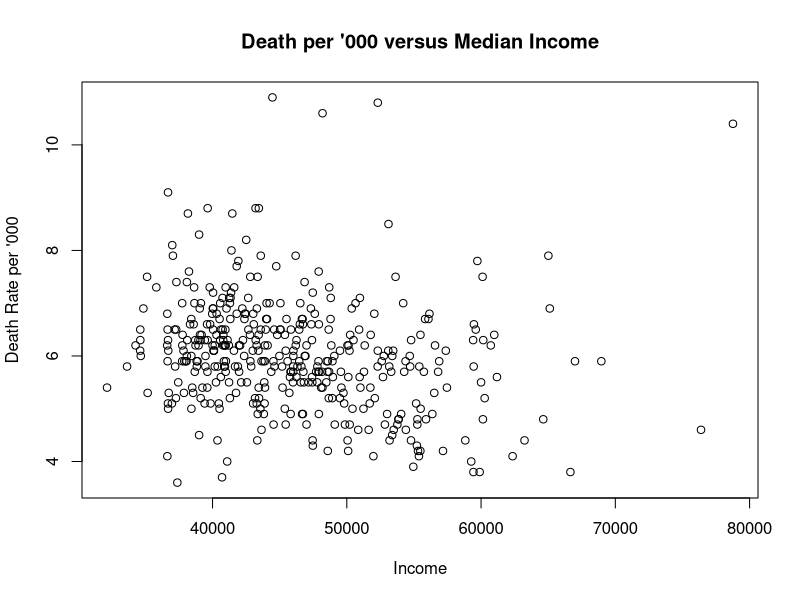
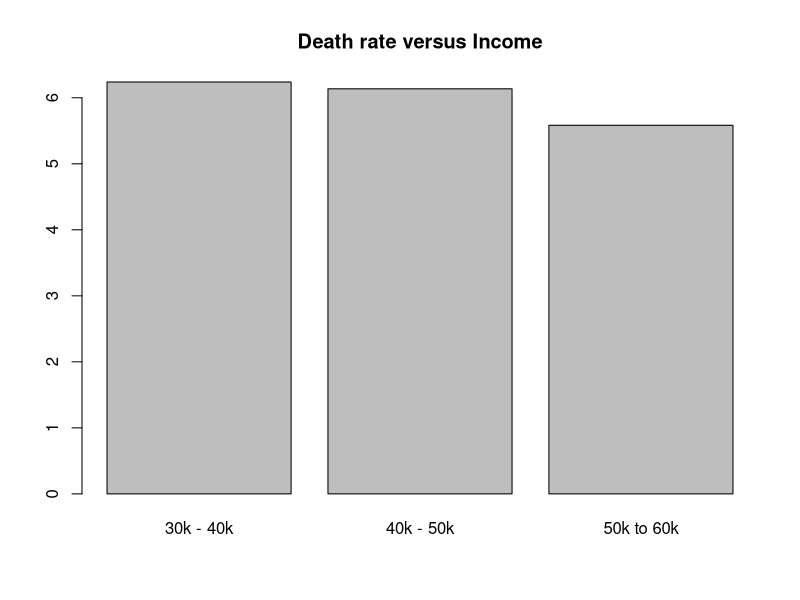
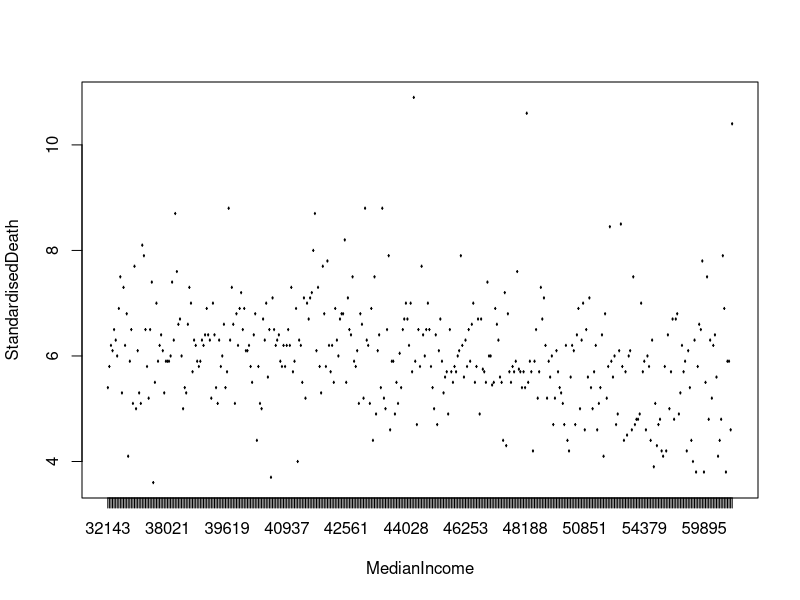
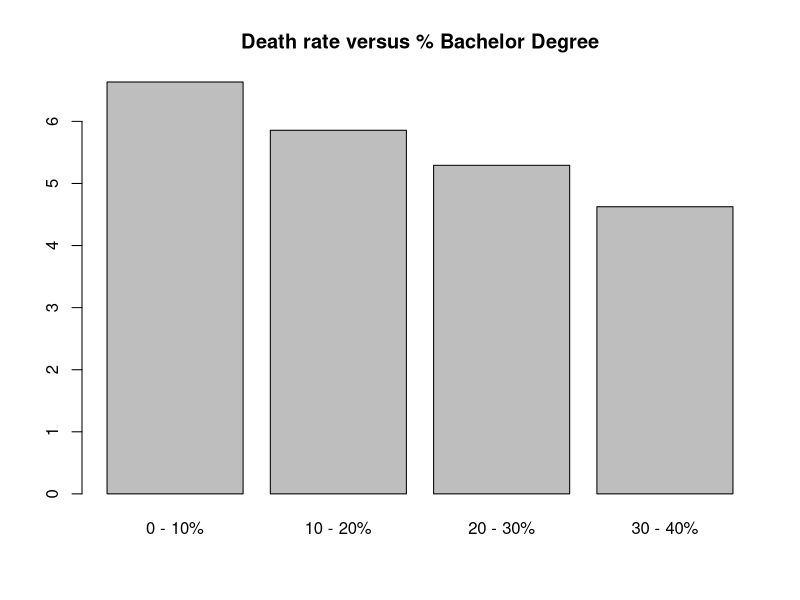
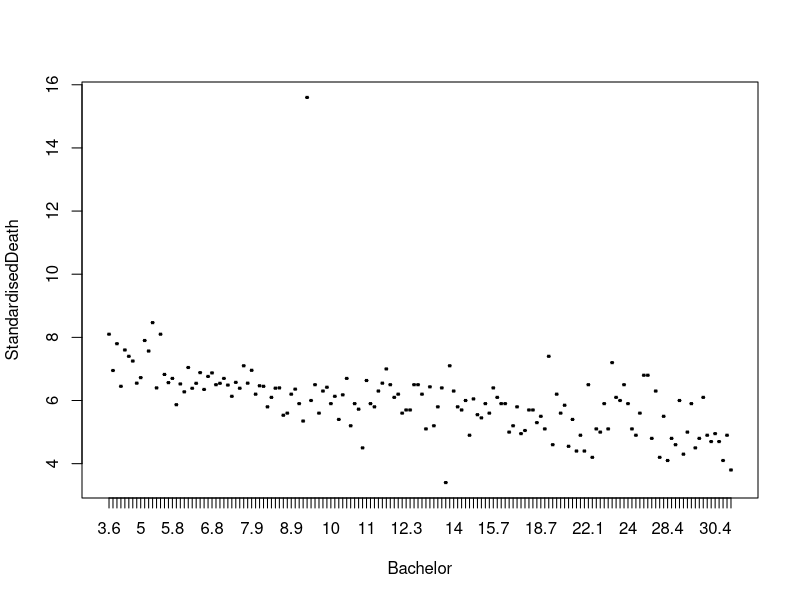
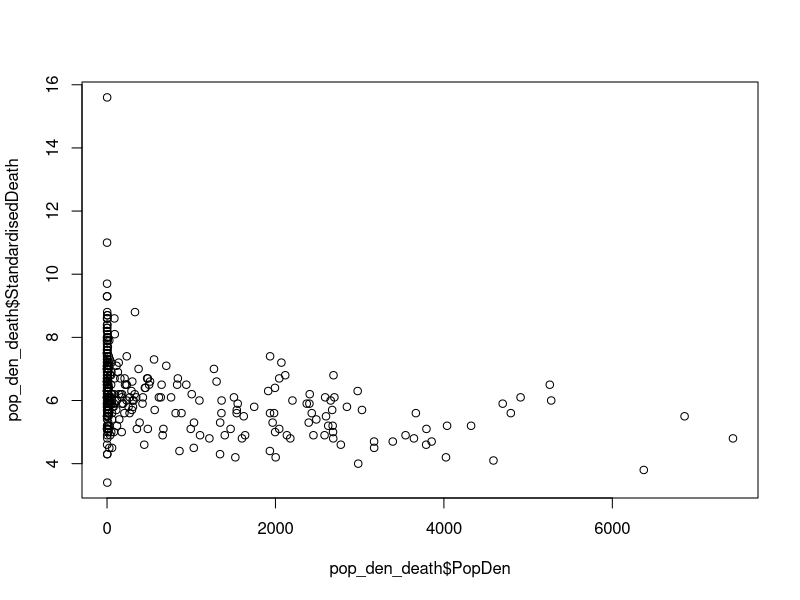
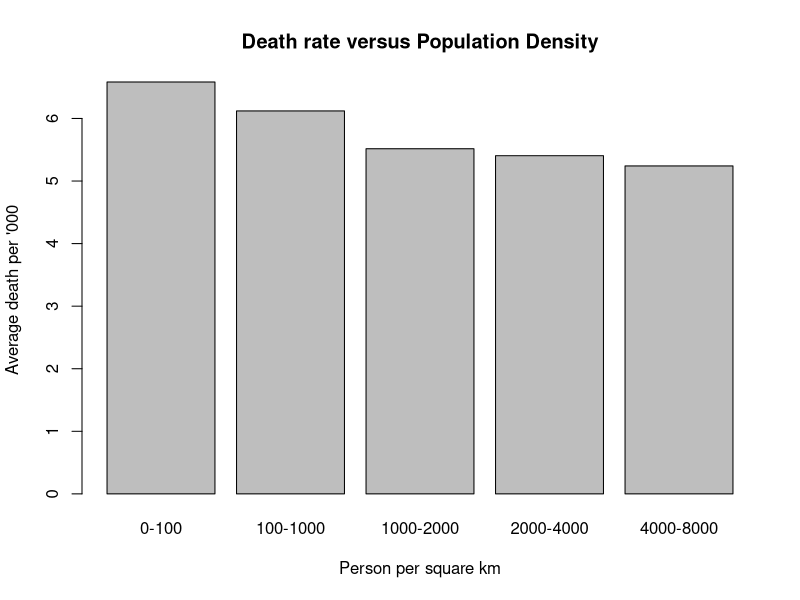
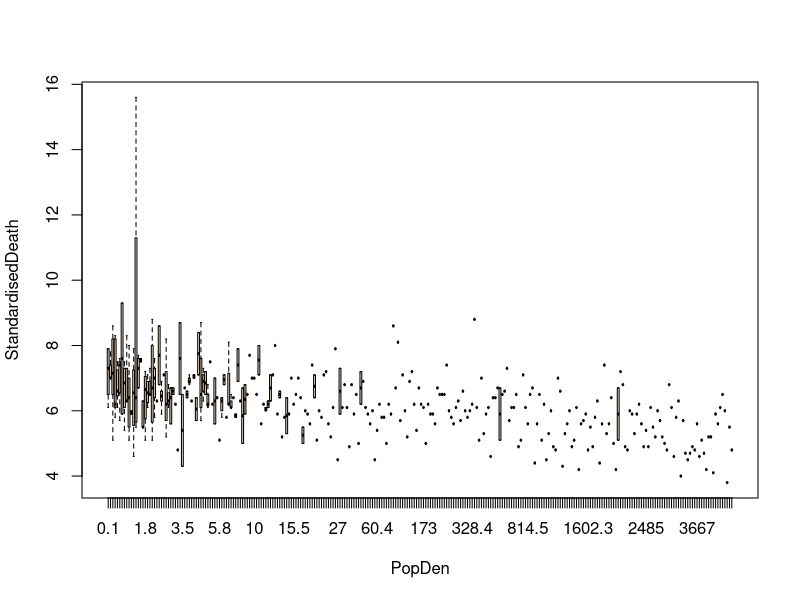

Reproduce these figures in R, in order.
library(openxlsx)
library(plyr)

##Population##
pop <- read.xlsx("14100DS0002_2017-03.xlsx",
                 sheet ="Population and People _LGA_1540",
                 startRow = 5)
pop[pop == "-"]<- NA

#Percentage Age distribution of Population
percent_age_dist <- subset(pop, select = c(2:12))
colnames(percent_age_dist) = percent_age_dist[2, ]
percent_age_dist <- percent_age_dist[-c(1:3),]

#Age distribution of population
age_dist <- subset(pop, select = c(2,3,51:69))
colnames(age_dist) = age_dist[2,]
age_dist <- age_dist[-c(1:3),]

#Age distribution of males
age_dist_m <- subset(pop, select = c(2,3,13:31))
colnames(age_dist_m) = age_dist_m[2,]
age_dist_m <- age_dist_m[-c(1:3),]

#Age distribution of females
age_dist_f <- subset(pop, select = c(2,3,32:50))
colnames(age_dist_f) = age_dist_f[2,]
age_dist_f <- age_dist_f[-c(1:3),]

#Percentage of working age population per area
work_age <- subset(pop, select = c(2,3,70))
colnames(work_age) = work_age[2,]
work_age <- work_age[-c(1:3),]

##Median Age##
#Median age per area
med_age <- subset(pop, select = c(2,3,71:73))
colnames(med_age) = med_age[2,]
med_age <- med_age[-c(1:3),]

##Births and Deaths##
#Births per area
birth <- subset(pop, select =c(2,3,74))
colnames(birth) = birth[1,]
birth <- birth[-c(1:3),]
#Fertility per female
fertility <- subset(pop, select =c(2,3,75))
colnames(fertility) = fertility[1,]
fertility <- fertility[-c(1:3),]
#Deaths per area
death <- subset(pop, select =c(2,3,76))
colnames(death) = death[1,]
death <- death[-c(1:3),]
#Standardised death per area
death_st <- subset(pop, select =c(2,3,77))
colnames(death_st) = death_st[1,]
death_st <- death_st[-c(1:3),]

##Population Desity##
pop_den <- subset (pop, select = c(2,3,78))
colnames(pop_den) = pop_den[3,]
pop_den <- pop_den[-c(1:3),]

#Percentage of Aboriginal people per area
perc_ind <- subset(pop, select =c(2,3,79))
colnames(perc_ind) = perc_ind[1,]
perc_ind <- perc_ind[-c(1:3),]

#Overseas Population
overseas_pop <- subset(pop, select =c(2,3,80:89), X81 != "-")
colnames(overseas_pop) = overseas_pop[1,]
overseas_pop <- overseas_pop[-c(1:3),]

##Migration##
#Arrivals
arrivals <- subset(pop, select =c(2,3,90))
colnames(arrivals) = arrivals[1,]
arrivals <- arrivals[-c(1:3),]

#Departures
departures <- subset(pop, select =c(2,3,91))
colnames(departures) = departures[1,]
departures <- departures[-c(1:3),]

#Net arrivals
net <- subset(pop, select =c(2,3,92))
colnames(net) = net[1,]
net <- net[-c(1:3),]

##Industry and Sectors##
ind <- read.xlsx("14100DS0004_2017-03.xlsx",
                 sheet = "Economy and Industry _LGA_15424",
                 startRow = 6)
ind[ind == "-"] <- NA

#Businesses with number of employees
num_emp <- subset(ind, select = c(2,3,4:8))
colnames(num_emp) = num_emp[1,]
num_emp <- num_emp[-c(1:2),]

#Business entries
bus_ent <- subset(ind, select = c(2,3,9:13))
colnames(bus_ent) = bus_ent[1,]
bus_ent <- bus_ent[-c(1:2),]

#Business exits
bus_exit <- subset(ind, select = c(2,3,14:18))
colnames(bus_exit) = bus_exit[1,]
bus_exit <- bus_exit[-c(1:2),]

#Businesses per industry
bus_ind <- subset(ind, select = c(2,3,19:39))
colnames(bus_ind) = bus_ind[1,]
bus_ind <- bus_ind[-c(1:2),]

#Building approvals
bud_app <- subset(ind, select = c(2,3,40:49))
colnames(bud_app) = bud_app[1,]
bud_app <- bud_app[-c(1:2),]

#Bankrupts
bankrupts <- subset(ind, select = c(2,3,54:56))
colnames(bankrupts) = bankrupts[1,]
bankrupts <- bankrupts[-c(1:2),]

#Percentage of workforce per industry
work_ind <- subset(ind, select = c(2,3,57:76))
colnames(work_ind) = work_ind[1,]
work_ind <- work_ind[-c(1:2),]
work_ind <- work_ind[work_ind$Manufacturing != "-",]

#Type of vehicle
vec_type <- subset(ind, select =c(2,3,77:86))
colnames(vec_type) = vec_type[1,]
vec_type <- vec_type[-c(1:2),]

#Vehicle fuel type
vec_fuel <- subset(ind, select = c(2,3,87:90))
colnames(vec_fuel) = vec_fuel[1,]
vec_fuel <- vec_fuel[-c(1:2),]

#Vehicle years since manufacture
vec_manu <- subset(ind, select = c(2,3,91:93))
colnames(vec_manu) = vec_manu[1,]
vec_manu <- vec_manu[-c(1:2),]

#Income Employment and Education
iee <- read.xlsx("14100DS0006_2017-03.xlsx",
                 sheet ="Income_Educ and Emp_Health_LGA_",
                 startRow = 6)
iee[iee == "-"] <- NA

##Estimates of personal income
epi <- subset(iee, select = c(2:21), X5 != "-")
colnames(epi) = epi[1,]
epi <- epi[-c(1:2),]

##Income##
#Number, median and total employee income
employee_income <- subset(epi, select = c(1,2,3:5))
#Number, median and total self-employed income
own_income <- subset(epi, select = c(1,2,6:8))
#Number, median and total investment income
invest_income <- subset(epi, select = c(1,2,9:11))
#Number, median and total super income
super_income <- subset(epi, select = c(1,2,12:14))
#Number, median and total other income
other_income <- subset(epi, select = c(1,2,15:17))
#Number, median and total total income
total_income <- subset(epi, select = c(1,2,18:20))

##Government Pensions and Allowances
gpa <- subset(iee, select = c(2,3,22:37))
colnames(gpa) = gpa[1,]
gpa <- gpa[-c(1:2),]

##Education
edu <- subset(iee, select = c(2,3,37:42), X37 != "-")
colnames(edu) = edu[1,]
edu <- edu[-c(1:2),]

##Occupation
ocu <- subset(iee, select = c(2,3,43:51), X44 != "-")
colnames(ocu) = ocu[1,]
ocu <- ocu[-c(1:2),]

##Youth Engagement with workforce
youth <- subset(iee, select = c(2,3,52:59), X53 != "-")
colnames(youth) = youth[1,]
youth <- youth[-c(1:2),]

##Labour force
lbf <- subset(iee, select = c(2,3,60:63), X61 != "-")
colnames(lbf) = lbf[1,]
lbf <- lbf[-c(1:2),]

#Family and Community, Land and Environment
fcle <- read.xlsx("14100DS0008_2017-03.xlsx",
                  sheet = "Family_Land_LGA_1546198",
                  startRow = 6)
fcle[fcle == "-"] <- NA

#Family and Community
fc <- subset(fcle, select = c(2,3,4:53), X7 != "-")
colnames(fc) = fc[1,]
fc <- fc[-c(1:2),]

#English proficiency
eng_prof <- subset(fc, select = c(1,2,3:7))

#Citizenship
citizen <- subset(fc, select = c(1,2,8:10))

#Transport to and from work
transport <- subset(fc, select = c(1,2,11:22))

#Total employed
t_employ <- subset(fc, select = c(1,2,23))

#Household size
#Lone, Group, Family, Total, Average
house_size <- subset(fc, select = c(1,2,24:28))

#Family size
fam_size <- subset(fc, select = c(1,2,29:36))

#Voluntary work / care
vol <- subset(fc, select = c(1,2,37:41))

#Internet connect
int <- subset(fc, select = c(1,2,42:45))

#Average rental and mortgage payments
avg_rent_mort <- subset(fc, select = c(1,2,46:47))

#SEIFA Decile Ranking
seifa <- subset(fc, select = c(1,2,48:51))

#Land and environment
le <- subset(fcle, select = c(2,3,53:70), LAND.AREA != "-")
colnames(le) = fcle[1,c(2,3,53:70)]
le <- le[-c(1),]

#Land
land <- subset(le, select = c(1,2,3:18))

#Solar Panel 
solar <- subset(le, select = c(1,2,19:20))

############################################################
############################################################
############################################################

##Sample Death vs income graph
colnames(death_st)[1] <- "Area"
colnames(employee_income)[1] <- "Area"
colnames(death_st)[2] <- "Year"
colnames(death_st)[3] <- "StandardisedDeath"
colnames(employee_income)[2] <- "Year"
#Select data who's year is 2013
death_st_13 <- death_st[death_st$Year == "2013",]
#Combine dataframes together
income_death <- merge(death_st_13, employee_income)
income_death <- na.omit(income_death)
colnames(income_death)[4] <- "MedianIncome"
##income_death <- income_death[income_death$StandardisedDeath != "-",]
#Plot death rate vs income on a scatter plot
plot(income_death$MedianIncome, income_death$StandardisedDeath , main="Death per '000 versus Median Income", 
     xlab="Income", ylab="Death Rate per '000")
income_death <- transform(income_death, MedianIncome = as.numeric(MedianIncome))
income_death <- transform(income_death, StandardisedDeath = as.numeric(StandardisedDeath))
a <- with(income_death, mean(StandardisedDeath[MedianIncome > 30000 & MedianIncome < 40000]))
b <- with(income_death, mean(StandardisedDeath[MedianIncome > 40000 & MedianIncome < 50000]))
c <- with(income_death, mean(StandardisedDeath[MedianIncome > 50000 & MedianIncome < 60000]))
death_income <- c(a,b,c)
barplot(death_income, main="Death rate versus Income",
        names.arg=c("30k - 40k", "40k - 50k", "50k to 60k"))
income_death_mean <- aggregate(StandardisedDeath ~  MedianIncome, income_death, mean)
boxplot(StandardisedDeath~MedianIncome, income_death_mean, outline=FALSE)
#with(income_death, mean(StandardisedDeath[MedianIncome > 60000 & MedianIncome < 70000]))
#with(income_death, mean(StandardisedDeath[MedianIncome > 70000 & MedianIncome < 80000]))
income_death_mean$IncRange <- cut(income_death_mean$MedianIncome, breaks=seq(30000, 80000, 5000))
income_death_mean2 <- ddply(income_death_mean, .(IncRange), summarize, mean_dr=mean(StandardisedDeath))

##Education vs death
colnames(edu)[1] <- "Area"
death_st_11 <- death_st[death_st$Year == 2011,]
death_st_11 <- na.omit(death_st_11)
edu_death <- merge(edu, death_st_11, by = "Area")
edu_death[3:10] <- lapply(edu_death[3:10], as.numeric)
colnames(edu_death)[5] <- "Bachelor"
a <- with(edu_death, mean(StandardisedDeath[ Bachelor > 0 & Bachelor < 10]))
b <- with(edu_death, mean(StandardisedDeath[ Bachelor > 10 & Bachelor < 20]))
c <- with(edu_death, mean(StandardisedDeath[ Bachelor > 20 & Bachelor < 30]))
d <- with(edu_death, mean(StandardisedDeath[ Bachelor > 30 & Bachelor < 40]))
death_bach <- c(a,b,c,d)
barplot(death_bach, main="Death rate versus % Bachelor Degree",
        names.arg=c("0 - 10%", "10 - 20%", "20 - 30%", "30 - 40%"))
death_bach_mean <- aggregate(StandardisedDeath ~  Bachelor, edu_death, mean)
boxplot(StandardisedDeath~Bachelor, death_bach_mean, outline=FALSE)

##Population density
colnames(pop_den)[1] <- "Area"
colnames(pop_den)[2] <- "Year"
colnames(pop_den)[3] <- "PopDen"
pop_den_death <- merge(pop_den, death_st_11)
pop_den_death[c(2:4)] <- lapply(pop_den_death[c(2:4)], as.numeric)
pop_den_death <- na.omit(pop_den_death)
plot(pop_den_death$PopDen, pop_den_death$StandardisedDeath)
a <- with(pop_den_death, mean(StandardisedDeath[ PopDen > 0 & PopDen < 100]))
b <- with(pop_den_death, mean(StandardisedDeath[ PopDen > 100 & PopDen < 1000]))
c <- with(pop_den_death, mean(StandardisedDeath[ PopDen > 1000 & PopDen < 2000]))
d <- with(pop_den_death, mean(StandardisedDeath[ PopDen > 2000 & PopDen < 4000]))
e <- with(pop_den_death, mean(StandardisedDeath[ PopDen > 4000 & PopDen < 8000]))
barplot(c(a,b,c,d,e), main="Death rate versus Population Density",
        names.arg=c("0-100", "100-1000", "1000-2000", "2000-4000", "4000-8000"), ylab = "Average death per '000", xlab = "Person per square km")
boxplot(StandardisedDeath~PopDen, pop_den_death, col = "bisque", outline=FALSE)
means <- aggregate(StandardisedDeath ~  PopDen, pop_den_death, mean)
boxplot(StandardisedDeath~PopDen, means)

##Eng Prof
colnames(eng_prof)[c(1,2)] <- c("Area", "Year")
eng_prof_death <- merge(eng_prof, death_st_11)
eng_prof_death <- na.omit(eng_prof_death)
colnames(eng_prof_death)[6] <- "NotProf"
eng_prof_death[c(2:8)] <- lapply(eng_prof_death[c(2:8)], as.numeric)
boxplot(StandardisedDeath~NotProf, eng_prof_death, col = "bisque", outline=FALSE)

##Removing bottom 25% quartile##
#Remove NA data
test <- na.omit(death_st)
#Convert the data to numeric
test <- transform(test, StandardisedDeath = as.numeric(StandardisedDeath))
#Obtain new data frame by removing bottom 25%
test2 <- test[ test$StandardisedDeath > quantile(test$StandardisedDeath , 0.25 ) , ]
